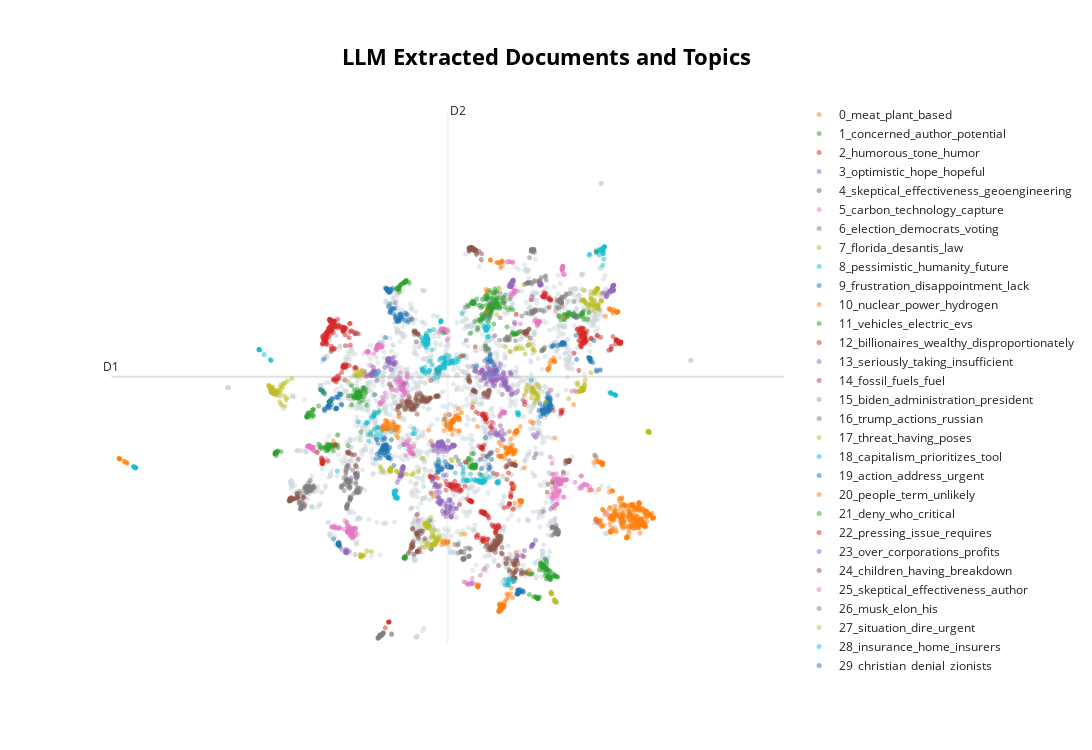

The cell this chart's notebook holds for it:
### Code cell
visual_docs = topic_model.visualize_documents(docs, embeddings=embed, hide_annotations=True, title='<b>LLM Extracted Documents and Topics</b>')
visual_docs.write_html("figures/llm-visual-docs.html")
visual_docs
